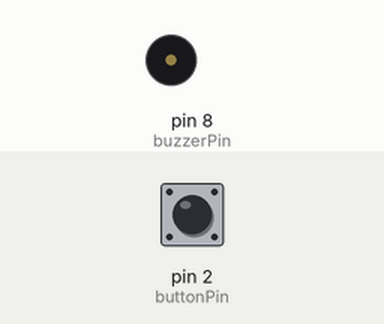
Recording of a sketch running on a simulated Arduino Uno, built with avr-gcc and run on an emulated ATmega328P. On the bench: buzzer (waves = sounding, pin HIGH). Inputs (shaded band) come from the test bench; at power-on: pin 2 (buttonPin) LOW.

Above: at 1.2 s.
1.3 s: pin 2 (buttonPin) pulled HIGH for 0.15 s
At 1.37 s:
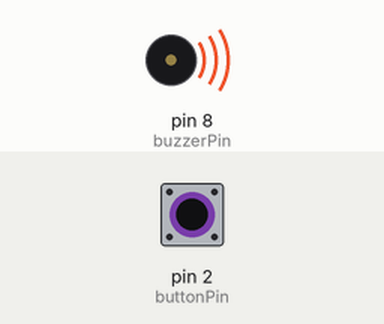
2.9 s: pin 2 (buttonPin) pulled HIGH for 3.2 s
At 6.6 s:
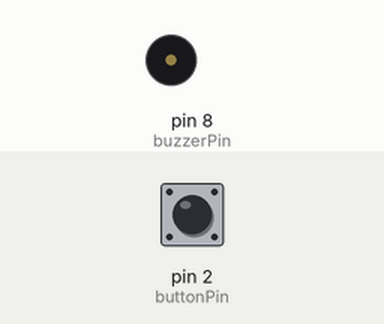
Timing chart, 0 to 8.1 s (numbered marks = the images above; inputs shaded):
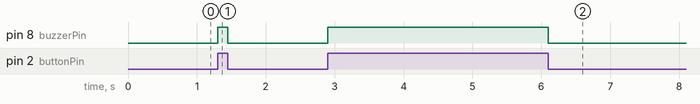

Measured:
- after the input at 1.3 s, pin 8 (buzzerPin): LOW → HIGH at once, → LOW 0.15 s later
- after the input at 2.9 s, pin 8 (buzzerPin): LOW → HIGH at once, → LOW 3.2 s later

The sketch:

Touch_Alram_Robot.ino
```cpp
int buttonPin = 2;
int buzzerPin = 8;

int buttonState = 0;

void setup() {
  pinMode(buttonPin, INPUT);
  pinMode(buzzerPin, OUTPUT);
}

void loop() {

  buttonState = digitalRead(buttonPin);

  if(buttonState == HIGH) {
    digitalWrite(buzzerPin, HIGH); // buzzer ON
  }
  else {
    digitalWrite(buzzerPin, LOW);  // buzzer OFF
  }

}
```
